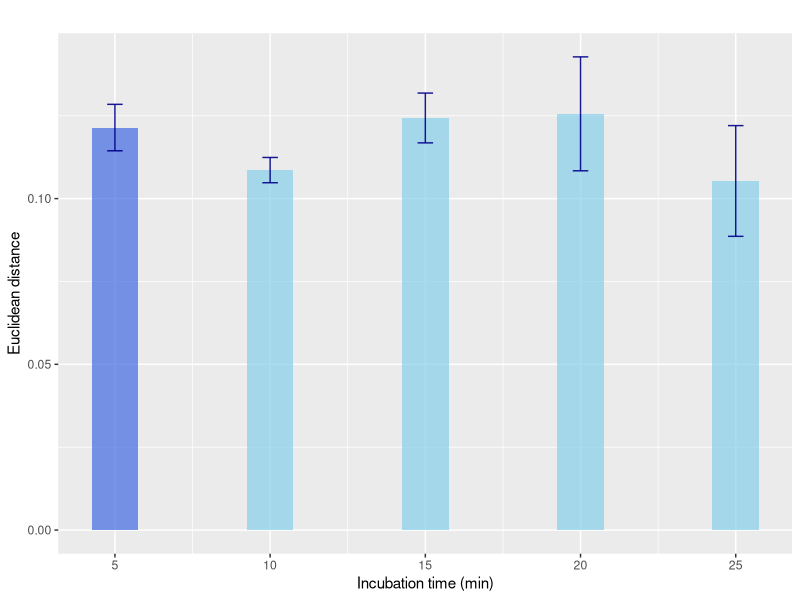

This chart was generated by the following R code:
###############################################################################
######## Development of a novel HS/GC-MS method with machine learning #########
###### for intelligent and automatic characterization and quantification ######
################## of the odor grade of paraffin waxes ########################
######################### Marta Barea-Sepúlveda ###############################
###############################################################################

###############################################################################
########################### Kinetic Study Barplot #############################
###############################################################################

# Loading Packages

library(ggplot2)

# Creating dataset

kinetic_data <- data.frame(
  time = c(5, 10, 15, 20, 25),
  response = c(0.12143609, 0.108597497, 0.124324297, 0.125576953, 0.105328579),
  sd = c(0.007003828, 0.003808987, 0.007509958, 0.017181075, 0.016703001),
  highlight = c("1", "0", "0", "0", "0")
  )

# Barplot

ggplot(kinetic_data) +
  geom_bar(aes(x = time, y = response, fill = highlight), 
           stat = "identity", 
           alpha = 0.7,
           width = 1.5) +
  scale_fill_manual(values = c( "1" = "#4169E1", "0" =  "#87CEEB"), guide = "none") +
  labs(x = "Incubation time (min)", y = "Euclidean distance", title = "") +
  geom_errorbar(aes(x = time, ymin = response-sd, ymax = response+sd), 
                width = 0.5, colour = "dark blue", alpha = 0.9, size = 0.5) 
 
